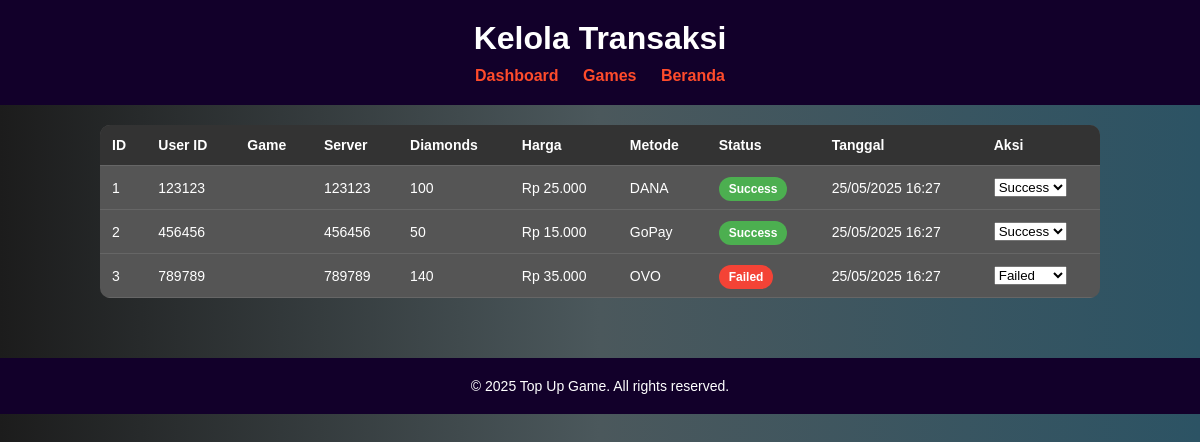
The app's page /admin/transactions.php (signed in) with its own data.
### tables this page shows
CREATE TABLE transactions (
    id INT AUTO_INCREMENT PRIMARY KEY,
    user_id VARCHAR(255) NOT NULL,
    server VARCHAR(255) NOT NULL,
    game_id INT,
    diamond_amount INT NOT NULL,
    payment_method VARCHAR(100) NOT NULL,
    status ENUM('pending', 'success', 'failed') DEFAULT 'pending',
    total_price DECIMAL(10,2) NOT NULL,
    created_at TIMESTAMP DEFAULT CURRENT_TIMESTAMP,
    updated_at TIMESTAMP DEFAULT CURRENT_TIMESTAMP ON UPDATE CURRENT_TIMESTAMP,
    FOREIGN KEY (game_id) REFERENCES games(id)
);

### config/database.php (called while the page is built, shortened)
<?php
class Database {
    private $host = DB_HOST;
    private $user = DB_USER;
    private $pass = DB_PASS;
    private $dbname = DB_NAME;
    private $dbh;
    public function __construct() {
        $dsn = 'mysql:host=' . $this->host . ';dbname=' . $this->dbname;
        $options = array(
            PDO::ATTR_PERSISTENT => true,
            PDO::ATTR_ERRMODE => PDO::ERRMODE_EXCEPTION
        );
        try {
            $this->dbh = new PDO($dsn, $this->user, $this->pass, $options);
        } catch(PDOException $e) {
            $this->error = $e->getMessage();
        }
    }
    public function query($query) {
        $this->stmt = $this->dbh->prepare($query);
    }
    public function execute() {
        return $this->stmt->execute();
    }
    public function resultset() {
        $this->execute();
        return $this->stmt->fetchAll(PDO::FETCH_ASSOC);
    }
}
$db = new Database();
?>

### admin/transactions.php (the view, shortened to what this page needs)
<?php
require_once '../config/database.php';
$db->query('SELECT t.*, g.name as game_name
            FROM transactions t
            LEFT JOIN games g ON t.game_id = g.id
            ORDER BY t.created_at DESC');
$transactions = $db->resultset();
?>
<!DOCTYPE html>
<html lang="id">
<head>
    <link rel="stylesheet" href="../style.css" />
</head>
<body>
    <header>
        <h1 class="fade-in">Kelola Transaksi</h1>
        <nav>
            <a href="index.php">Dashboard</a>
            <a href="games.php">Games</a>
            <a href="../index.php">Beranda</a>
        </nav>
    </header>
    <div class="admin-container">
        <div class="transactions-table">
            <table>
                <thead>
                    <tr>
                        <th>ID</th>
                        <th>User ID</th>
                        <th>Game</th>
                        <th>Server</th>
                        <th>Diamonds</th>
                        <th>Harga</th>
                        <th>Metode</th>
                        <th>Status</th>
                        <th>Tanggal</th>
                        <th>Aksi</th>
                    </tr>
                </thead>
                <tbody>
                    <?php foreach ($transactions as $transaction): ?>
                    <tr>
                        <td><?php echo $transaction['id']; ?></td>
                        <td><?php echo $transaction['user_id']; ?></td>
                        <td><?php echo $transaction['game_name']; ?></td>
                        <td><?php echo $transaction['server']; ?></td>
                        <td><?php echo $transaction['diamond_amount']; ?></td>
                        <td>Rp <?php echo number_format($transaction['total_price'], 0, ',', '.'); ?></td>
                        <td><?php echo $transaction['payment_method']; ?></td>
                        <td>
                            <span class="status-badge status-<?php echo $transaction['status']; ?>">
                                <?php echo ucfirst($transaction['status']); ?>
                            </span>
                        </td>
                        <td><?php echo date('d/m/Y H:i', strtotime($transaction['created_at'])); ?></td>
                        <td>
                            <form method="POST" style="display: inline;">
                                <select name="status" onchange="this.form.submit()">
                                    <option value="success" <?php echo $transaction['status'] == 'success' ? 'selected' : ''; ?>>Success</option>
                                    <option value="failed" <?php echo $transaction['status'] == 'failed' ? 'selected' : ''; ?>>Failed</option>
                                </select>
                            </form>
                        </td>
                    </tr>
                    <?php endforeach; ?>
                </tbody>
            </table>
        </div>
    </div>
    <footer>&copy; 2025 Top Up Game. All rights reserved.</footer>
</body>
</html>

### style.css (style rules this page uses)
* { list-style: none; }
body { margin: 0; font-family: 'Arial', sans-serif; background: linear-gradient(to right, #1c1c1c, #4b585c, #2c5364); color: white; display: flex; flex-direction: column; min-height: 100vh; }
header { text-align: center; padding: 20px; background: #060606; }
header h1 { margin: 0; }
nav { margin-top: 10px; }
nav a { color: #ff4b2b; margin: 0 10px; text-decoration: none; font-weight: bold; }
footer { text-align: center; padding: 10px; font-size: 14px; background: #333232; }
.fade-in { animation: fadeIn 1s ease-in-out; -webkit-animation: fadeIn 1s ease-in-out; }
header { padding: 20px 0; background-color: #12002a; }
footer { background-color: #12002a; padding: 20px 0; text-align: center; margin-top: 40px; }

### admin/transactions.php (style rules this page uses)
.admin-container { max-width: 1400px; margin: 0 auto; padding: 20px; }
.transactions-table { background: #555555; border-radius: 10px; overflow-x: auto; }
.transactions-table table { width: 100%; border-collapse: collapse; min-width: 1000px; }
.transactions-table th, .transactions-table td { padding: 12px; text-align: left; border-bottom: 1px solid #666; font-size: 14px; }
.transactions-table th { background: #333; position: sticky; top: 0; }
.status-badge { padding: 5px 10px; border-radius: 15px; font-size: 12px; font-weight: bold; }
.status-success { background: #4CAF50; color: white; }
.status-failed { background: #f44336; color: white; }

### records on screen
transactions: id "1", user "123123", server "123123", diamond_amount "100", total_price "25.000", payment_method "DANA", status "Success", created_at "25/05/2025 16:27"
transactions: id "2", user "456456", server "456456", diamond_amount "50", total_price "15.000", payment_method "GoPay", status "Success", created_at "25/05/2025 16:27"
transactions: id "3", user "789789", server "789789", diamond_amount "140", total_price "35.000", payment_method "OVO", status "Failed", created_at "25/05/2025 16:27"
